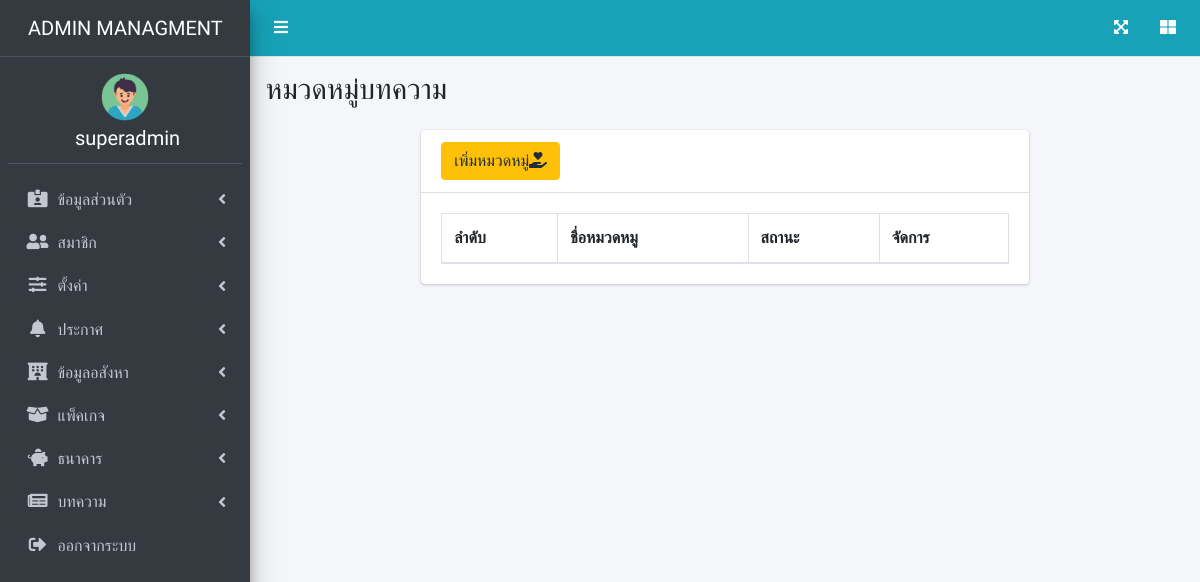
Page /page/article_type.php (signed in) on the earlier database version.
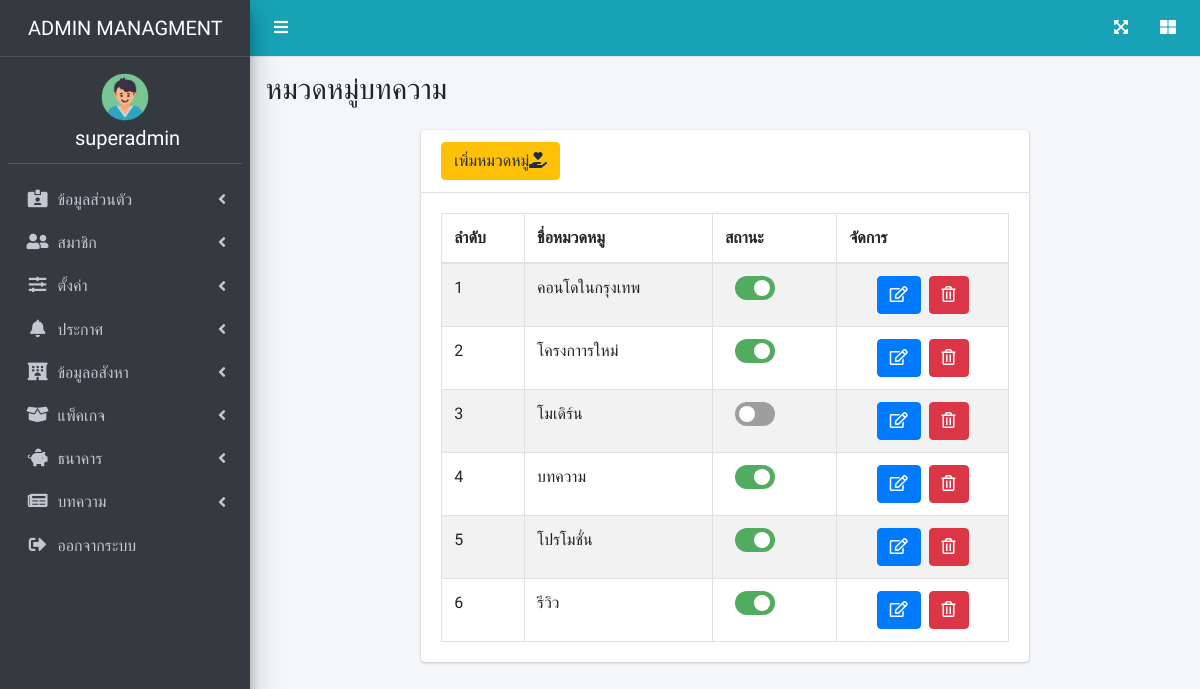
Same page on the later database version.
### tables this page shows
CREATE TABLE `users` (
  `u_id` int(100) NOT NULL,
  `name` varchar(200) NOT NULL,
  `email` varchar(200) NOT NULL,
  `password` varchar(200) NOT NULL,
  `address` varchar(255) NOT NULL,
  `tel` varchar(10) NOT NULL,
  `id_card` varchar(20) DEFAULT NULL,
  `birth_date` date NOT NULL,
  `company` varchar(255) DEFAULT NULL,
  `img` varchar(255) NOT NULL DEFAULT 'user.png',
  `utype` varchar(20) NOT NULL,
  `ustatus` enum('1','0') NOT NULL,
  `ul_id` int(255) NOT NULL
);

CREATE TABLE `user_role_type` (
  `id` int(10) NOT NULL,
  `name` varchar(255) NOT NULL,
  `type_icon` varchar(255) NOT NULL
);

CREATE TABLE `article_type` (
  `at_id` int(200) NOT NULL,
  `a_type` varchar(255) NOT NULL,
  `at_status` enum('1','0') NOT NULL
);

### page/article_type.php (the view, shortened to what this page needs)
<?php
require_once('../dbconnect.php');
$sql2 = "SELECT * FROM article_type ORDER BY at_id DESC";
$result2 = mysqli_query($con, $sql2);
$order = 1;
?>
<!DOCTYPE html>
<html lang="en">
<head>
    <link rel="stylesheet" href="https://cdnjs.cloudflare.com/ajax/libs/font-awesome/5.15.3/css/all.min.css" />
    <link rel="stylesheet" href="../css/adminlte.min.css">
    <link rel="stylesheet" href="../css/dataTables.bootstrap4.min.css">
    <link rel="stylesheet" href="../css/responsive.bootstrap4.min.css">
    <link rel="stylesheet" href="../css/buttons.bootstrap4.min.css">
    <link rel="stylesheet" href="../css/switch_insurance.css">
</head>
<body class="hold-transition sidebar-mini">
    <?php require('admin_nav.php') ?>
    <div class="content-wrapper">
        <section class="content-header">
            <div class="container-fluid">
                <div class="row mb-2">
                    <div class="col-sm-6">
                        <h1 style="text-transform: uppercase">หมวดหมู่บทความ</h1>
                    </div>
                </div>
            </div>
        </section>
        <section class="content">
            <div class="container-fluid ">
                <div class="row">
                    <div class="offset-2 col-8">
                        <div class="card">
                            <div class="card-header">
                            <div id="input"><button type="button" class="btn btn-warning" data-toggle="modal" data-target="#input-modal">
                                    เพิ่มหมวดหมู่<i class="fas fa-hand-holding-heart"></i></button></div>
                            </div>
                            <div class="card-body">
                                <table id="example1" class="table table-bordered table-striped">
                                    <thead>
                                        <tr>
                                            <th>ลำดับ</th>
                                            <th>ชื่อหมวดหมู</th>
                                            <th>สถานะ</th>
                                            <th>จัดการ</th>
                                        </tr>
                                    </thead>
                                    <tbody>
                                        <?php while ($row2 = mysqli_fetch_array($result2)) { ?>
                                            <tr>
                                                <td><?php echo $order++ ?></td>
                                                <td><?php echo $row2['a_type']; ?></td>
                                                <td>
                                                    <label class="switch">
                                                        <div class="slider round"> </div>
                                                    </label>
                                                </td>
                                                <td class="text-center">
                                                    <a href="edit_article_type.php?id=<?php echo $row2['at_id']; ?>" class="btn btn-primary"><i class="far fa-edit"></a></i>&nbsp;
                                                    <a href="../backend/del_article_type.php?id=<?php echo $row2['at_id']; ?>" onclick="return confirm('Are you sure to delete ?')" class="btn btn-danger"><i class="far fa-trash-alt"></i></a>
                                                </td>
                                            </tr>
                                        <?php  } ?>
                                    </tbody>
                                </table>
                            </div>
                        </div>
                    </div>
                </div>
</body>
</html>

### page/admin_nav.php (shortened to what this page needs)
<?php
require_once('../dbconnect.php');
$u_id = $_SESSION['u_id'];
$sql_id = "SELECT * FROM users WHERE u_id = $u_id ";
$result_id = mysqli_query($con, $sql_id);
$row_id = mysqli_fetch_array($result_id);
$sqlrt = "SELECT * FROM user_role_type  ";
$resultrt = mysqli_query($con, $sqlrt);
?>
<div class="wrapper">
    <nav class="main-header navbar navbar-expand navbar-info ">
        <ul class="navbar-nav">
            <li class="nav-item">
                <a class="nav-link" data-widget="pushmenu" href="#" role="button"><i class="fas fa-bars" style="color: white;"></i></a>
            </li>
        </ul>
        <ul class="navbar-nav ml-auto">
            <li class="nav-item">
                <a class="nav-link" data-widget="fullscreen" href="#" role="button">
                    <i class="fas fa-expand-arrows-alt" style="color: white;"></i>
                </a>
            </li>
            <li class="nav-item">
                <a class="nav-link" data-widget="control-sidebar" data-slide="true" href="#" role="button">
                    <i class="fas fa-th-large" style="color: white;"></i>
                </a>
            </li>
        </ul>
    </nav>
    <aside class="main-sidebar sidebar-dark-primary elevation-4">
        <a href="profile.php" class="brand-link">
            <span class="brand-text font-weight-light" style="margin-left: 20px; text-transform: uppercase;"><?php echo $row_id['utype']; ?> Managment</span>
        </a>
        <div class="sidebar">
            <div class="user-panel mt-3 mb-3 d-block">
                <?php
                if ($_SESSION['utype'] == 'admin' || $_SESSION['utype'] == 'staff' || $_SESSION['utype'] == 'agent') {
                ?>
                    <img class="d-block m-auto" style="border-radius:50% ; width:3rem;" src="../m_img/<?php echo $row_id['img'] ?>" width="150" alt="img">
                <?php
                }
                ?>
                <div class="info d-block text-center ">
                    <h5 style="color:white;"><?php echo $row_id['name']; ?></h5>
                </div>
            </div>
            <nav class="mt-2" id="connavbar">
                <ul class="nav nav-pills nav-sidebar flex-column" data-widget="treeview" role="menu" data-accordion="false">
                    <?php
                    if ($_SESSION['utype'] == 'admin') {
                        while ($rowrt = mysqli_fetch_array($resultrt)) {
                            echo " <li class='nav-item'>
            <a href='#' class='nav-link'>
              <i class='nav-icon $rowrt[type_icon]'></i>
              <p>
               $rowrt[name]
                <i class='fas fa-angle-left right'></i>
              </p>
            </a>
            <ul class='nav nav-treeview'>";
                            echo  "</ul></li>";
                        }
                    }
                    ?>
                    <li class="nav-item">
                        <a href="logout.php" class="nav-link" id="btnLogOut" onclick="logOut();">
                            <i class="nav-icon fas fa-sign-out-alt"></i>
                            <p>
                                ออกจากระบบ
                            </p>
                        </a>
                    </li>
                </ul>
            </nav>
        </div>
    </aside>

### css/switch_insurance.css (style rules this page uses)
.switch { position: relative; display: inline-block; width: 40px; height: 24px; margin: 0 10px; }
.slider { position: absolute; cursor: pointer; top: 0; left: 0; right: 0; bottom: 0; background-color: rgb(160, 157, 157); -webkit-transition: .4s; transition: .4s; }
.slider:before { position: absolute; content: ""; height: 16px; width: 16px; left: 4px; bottom: 4px; background-color: white; -webkit-transition: .4s; transition: .4s; }
input:checked+.slider { background-color: #51ac60; }
input:checked+.slider:before { -webkit-transform: translateX(15px); -ms-transform: translateX(15px); transform: translateX(15px); }
.slider.round { border-radius: 34px; }
.slider.round:before { border-radius: 50%; }

### page/admin_nav.php (style rules this page uses)
* { font-family: 'Prompt', sans-serif; }

Differences in the rows shown:
added article_type: a_type "คอนโดในกรุงเทพ"
added article_type: a_type "โครงกาารใหม่"
added article_type: a_type "โมเดิร์น"
added article_type: a_type "บทความ"
added article_type: a_type "โปรโมชั่น"
added article_type: a_type "รีวิว"
